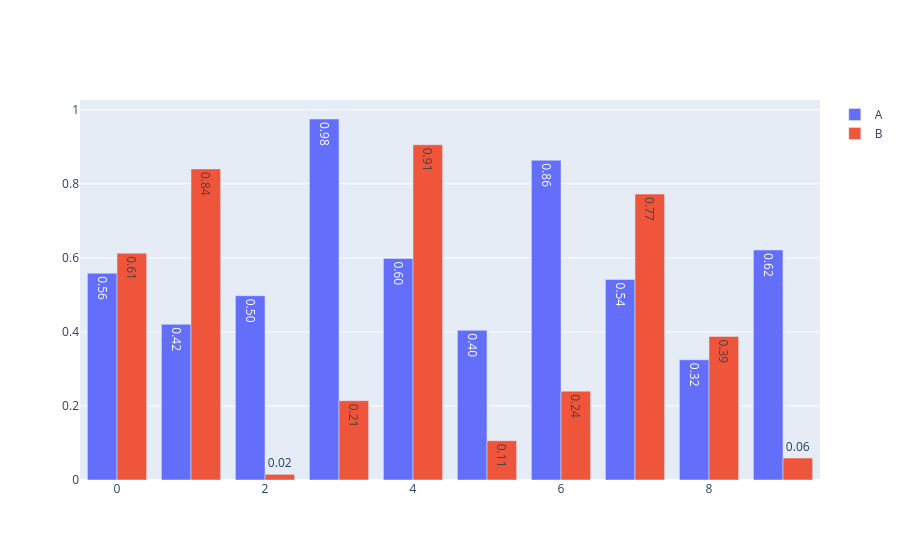

Here is the notebook cell this chart was saved with:
### Code cell
import numpy as np
import pandas as pd
import plotly.graph_objects as go

df = pd.DataFrame(np.random.rand(10, 2), columns=["A", "B"])

fig = go.Figure()

fig.add_trace(
    go.Bar(
        x=df.index,
        y=df["A"],
        name="A",
        text=df["A"],
        textposition="auto",
        texttemplate="%{y:.2f}" # 소수점 표시 / 소수점 두번째까지만 표시
    )
)

fig.add_trace(
    go.Bar(
        x=df.index,
        y=df["B"],
        name="B",
        text=df["B"],
        textposition="auto",
        texttemplate="%{y:.2f}"
    )
)

fig.show()

### Figure 1 — Plotly figure (JSON) as saved in the notebook; plotly's stock layout.template omitted (floating-point values rounded to 4 significant figures)
{"data": [{"name": "A", "text": [0.5586, 0.4206, 0.4978, 0.9751, 0.5986, 0.4043, 0.8637, 0.5414, 0.3248, 0.6213], "textposition": "auto", "texttemplate": "%{y:.2f}", "type": "bar", "x": [0, 1, 2, 3, 4, 5, 6, 7, 8, 9], "y": [0.5586, 0.4206, 0.4978, 0.9751, 0.5986, 0.4043, 0.8637, 0.5414, 0.3248, 0.6213]}, {"name": "B", "text": [0.6127, 0.8403, 0.01529, 0.2143, 0.9055, 0.1061, 0.2399, 0.7722, 0.3878, 0.05933], "textposition": "auto", "texttemplate": "%{y:.2f}", "type": "bar", "x": [0, 1, 2, 3, 4, 5, 6, 7, 8, 9], "y": [0.6127, 0.8403, 0.01529, 0.2143, 0.9055, 0.1061, 0.2399, 0.7722, 0.3878, 0.05933]}], "layout": {}}
